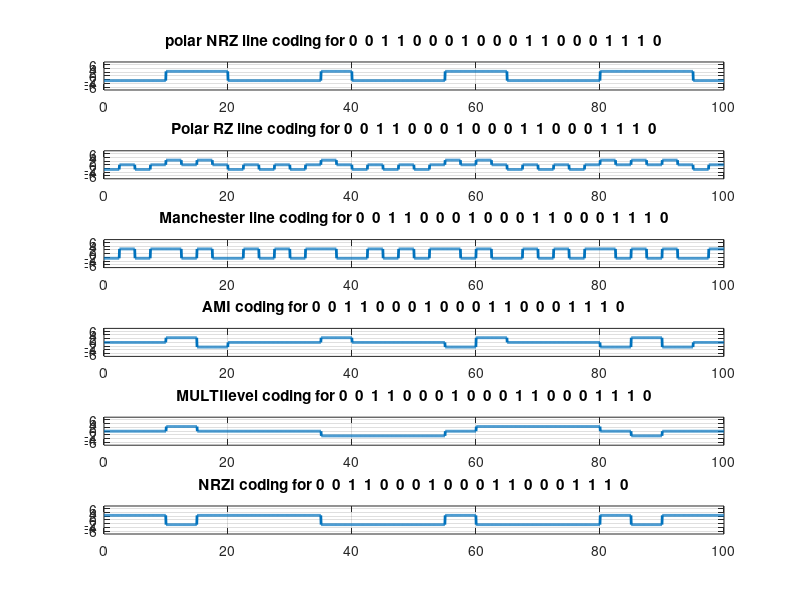
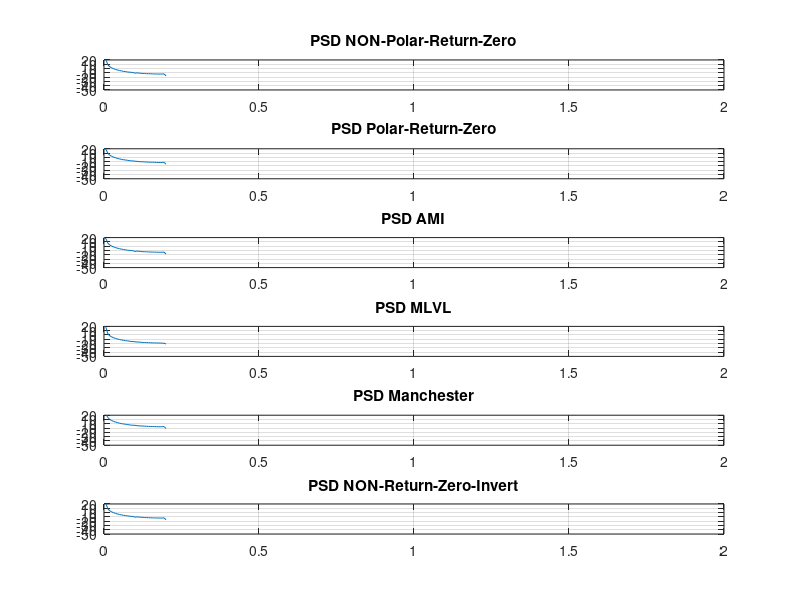
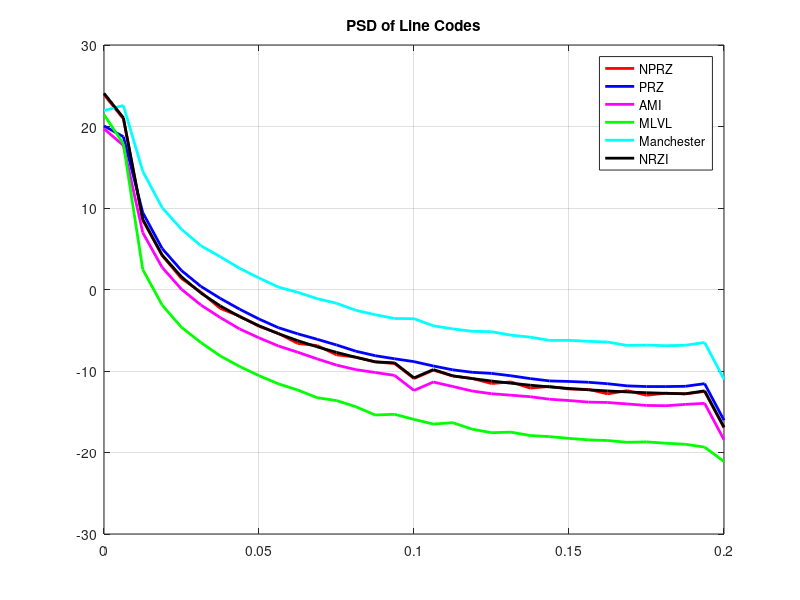

Recreate these plots in MATLAB, in order.
n = 20; % However many numbers you want.
inbits = randi([0, 1], [1, n]); %Generate random bits of zeros and 1's


prompt = 'please enter the amplitude= ';
A=input(prompt);
prompt = 'please enter the time period for each bit= ';
Tb =input(prompt);

Rb = 1/Tb; %---Bit rate
Fs = 4*Rb;  %Since each waveform is represented by 10 samples so sampling frequency is 10 times the bit rate

N = length(inbits);   %---Bit Length of input bits
tTb = linspace(0,Tb,100); %---interval of bit time period

%%%%%%%% POLAR NON RETURN TO ZERO
NPRZ=[];
     for k = 1:N
            P=ones(1,length(tTb));
           
            NPRZ = [NPRZ ((-1)^(inbits(k) + 1))*A/2*P];
     end
figure(1);
t = linspace(0,N*Tb,length(NPRZ)); %---Time vector for n bits
subplot(6,1,1);
plot(t,NPRZ,'LineWidth',2);grid on;
title(['polar NRZ line coding for ', num2str(inbits)]);

axis([0,max(t),min(NPRZ)-A,max(NPRZ)+A]);%the x and y limits


%%%%%%%% POLAR RETURN TO ZERO
PRZ=[];
 for k = 1:N
            
            c = ones(1,length(tTb)/2);%the First half can be -+(A/2)
            b = zeros(1,length(tTb)/2);%%The second half of the cycle is always 0
            p = [c b];
            PRZ = [PRZ ((-1)^(inbits(k)+1))*(A/2)*p];
 end
       
subplot(6,1,2)  
plot(t,PRZ,'LineWidth',2);grid on;
title(['Polar RZ line coding for ', num2str(inbits)]);

axis([0,max(t),min(PRZ)-A,max(PRZ)+A]);

%%% MANCHESTER
Mchstr=[];
   for k = 1:N
            c = ones(1,length(tTb)/2);
            b = -1*ones(1,length(tTb)/2);
            p = [c b];
            Mchstr = [Mchstr ((-1)^(inbits(k)+1))*A/2*p];
   end

%figure(2);        
subplot(6,1,3);plot(t,Mchstr,'LineWidth',2);grid on;
title(['Manchester line coding for ', num2str(inbits)]);
axis([0,max(t),min(Mchstr)-A,max(Mchstr)+A]);



%%% AMI
AMI=[];
count=0
for k = 1:N
    if (inbits(k)==1)
        
     if(count ==0)   
        y =1;
        count =1;
     else
         y =0;
        count =0;
     end
     P=ones(1,length(tTb));
     AMI = [AMI ((-1)^(y + 1))*A/2*P];
    else
     p= zeros(1,length(tTb));   
     AMI = [AMI (p*(A/2))];
    end
    
    
end

%figure(2);        
subplot(6,1,4);plot(t,AMI,'LineWidth',2);grid on;
title(['AMI coding for ', num2str(inbits)]);
axis([0,max(t),min(AMI)-A,max(AMI)+A]);


%%% MULTI LEVEL

MLVL=0;
count = -1;
count1 = 0;
m=zeros(1,length(tTb));
for  k = 1:N
  if(inbits(k)==1)
       if(count1==1&& count==0)%%
           count =count1;
           count1=0;
           p= zeros(1,length(tTb));
           m = p*(A/2);
           MLVL = [MLVL (m)];
       
       
   elseif(count1==0&& count==1)%%
            count =count1;
            count1=-1;
            P=ones(1,length(tTb));
            m=-1*A/2*P;
            MLVL = [MLVL (m)]; 
        
        
        elseif(count1==-1&& count==0)%%
           count =count1;
           count1=0;
           p= zeros(1,length(tTb));  
           m=p*(A/2);
           MLVL = [MLVL (m)];
           
        
        elseif(count1==0&& count==-1)%%
           count =count1;
           count1=1;
           P=ones(1,length(tTb));
           m=A/2*P;
           MLVL = [MLVL (m)]; 
           
        end
   else
      MLVL=[MLVL (m)]; 
    end
   
end
t = linspace(0,N*Tb,length(MLVL)) ;
        
subplot(6,1,5);
plot(t,MLVL,'LineWidth',2);grid on;
title(['MULTIlevel coding for ', num2str(inbits)]);
axis([0,max(t),min(MLVL)-A,max(MLVL)+A]);


%%% NRZ-I
NRZI=[];
count=1;
m=ones(1,length(tTb))*A/2;
for  k = 1:N
    
    if(inbits(k)==0)
        NRZI=[NRZI (m)]; 
        
    else
         if(count ==0)   
        y =1;
        count =1;
     else
         y =0;
        count =0;
     end
     P=ones(1,length(tTb));
     m=((-1)^(y + 1))*A/2*P;
      NRZI = [NRZI (m)] ;
     end
    
end
t = linspace(0,N*Tb,length(NRZI)) ;
subplot(6,1,6);
plot(t,NRZI,'LineWidth',2);grid on;
title(['NRZI coding for ', num2str(inbits)]);
axis([0,max(t),min(NRZI)-A,max(NRZI)+A]);

%%% PLOT PSD FOR ALL CODELines subplot
figure(2)
 [pyy,fy]=pwelch(NPRZ);
 subplot(6,1,1)
plot(fy*Fs/2,10*log10((pyy)));grid on;
axis([0,2,-50,20])
title('PSD NON-Polar-Return-Zero')


[pyy,fy]=pwelch(PRZ);
subplot(6,1,2)
plot(fy*Fs/2,10*log10((pyy)));grid on;
axis([0,2,-50,20]);
title('PSD Polar-Return-Zero')



[pyy,fy]=pwelch(AMI);
subplot(6,1,3)
plot(fy*Fs/2,(10*log10(pyy)));grid on;
axis([0,2,-50,20])
title('PSD AMI')


[pyy,fy]=pwelch(MLVL);
subplot(6,1,4)
plot(fy*Fs/2,10*log10((pyy)));grid on;
axis([0,2,-50,20])
title('PSD MLVL')
hold on;

[pyy,fy]=pwelch(Mchstr);
subplot(6,1,5)
plot(fy*Fs/2,10*log10((pyy)));grid on;
axis([0,2,-50,20])
title('PSD Manchester')
hold on;

[pyy,fy]=pwelch(NRZI);
subplot(6,1,6)
plot(fy*Fs/2,10*log10((pyy)));grid on;
axis([0,2,-50,20])
title('PSD NON-Return-Zero-Invert')


%%% PLOT PSD OF ALL CODES IN SAME GRAPH
figure(3)
 [pyy,fy]=pwelch(NPRZ);
plotHandle=plot(fy*Fs/2,10*log10((pyy)),'r');
set(plotHandle,'LineWidth',2);

hold on;

[pyy,fy]=pwelch(PRZ);
plotHandle=plot(fy*Fs/2,10*log10((pyy)),'b');
set(plotHandle,'LineWidth',2);
hold on;

[pyy,fy]=pwelch(AMI);
plotHandle=plot(fy*Fs/2,10*log10((pyy)),'m');
set(plotHandle,'LineWidth',2);
hold on;

[pyy,fy]=pwelch(MLVL);
plotHandle=plot(fy*Fs/2,10*log10((pyy)),'g');
set(plotHandle,'LineWidth',2);
hold on;

[pyy,fy]=pwelch(Mchstr);
plotHandle=plot(fy*Fs/2,10*log10((pyy)),'c');
set(plotHandle,'LineWidth',2);
hold on;

[pyy,fy]=pwelch(NRZI);
plotHandle=plot(fy*Fs/2,10*log10((pyy)),'k');
set(plotHandle,'LineWidth',2);
legend('NPRZ','PRZ','AMI','MLVL','Manchester','NRZI');
title('PSD of Line Codes');


grid on;
hold off;







